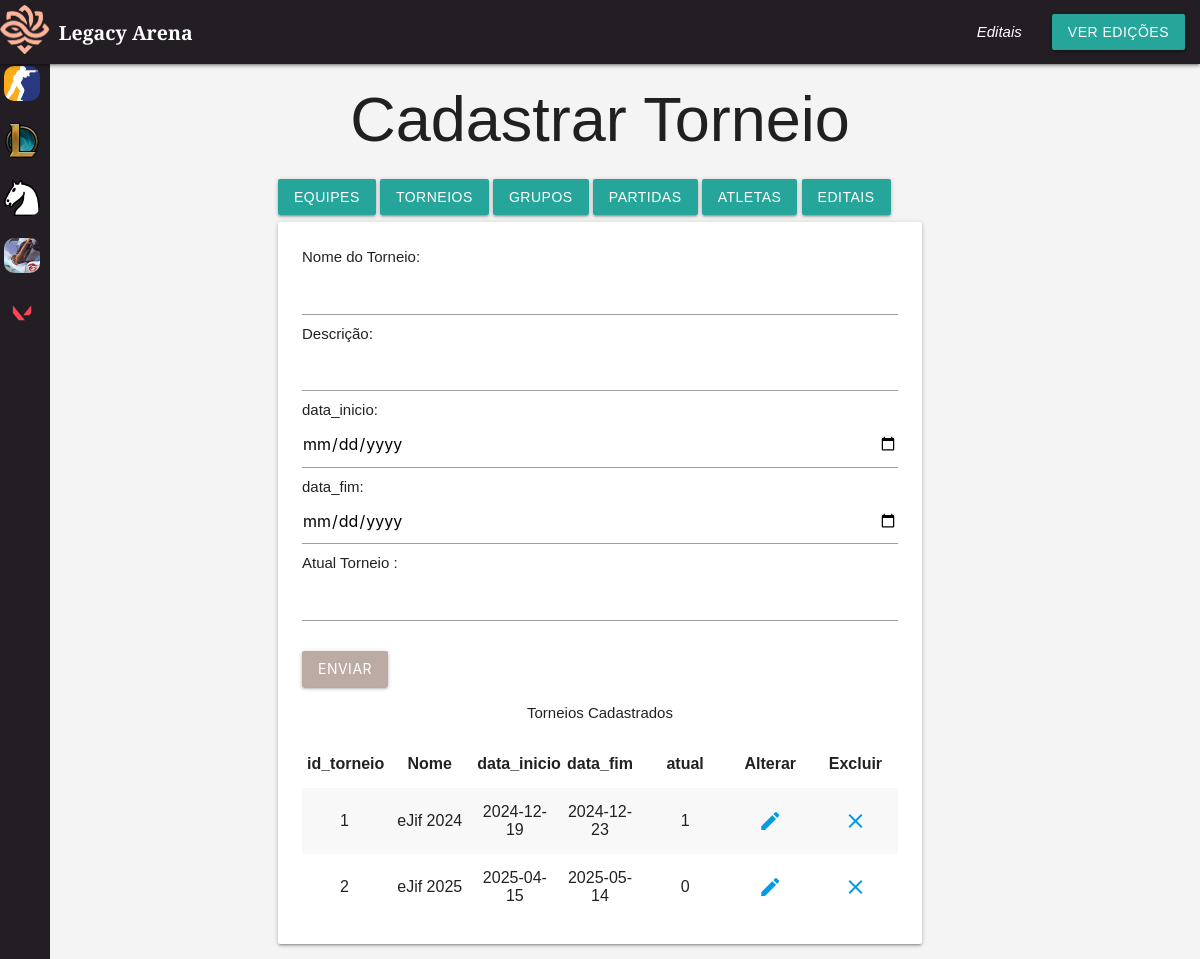
Page /crud/cadastrar-torneios.php (signed in) on the committed database.
### tables this page shows
CREATE TABLE IF NOT EXISTS `torneios` (
  `id` int NOT NULL AUTO_INCREMENT,
  `nome` varchar(255) NOT NULL,
  `descricao` varchar(255) NOT NULL,
  `data_inicio` date DEFAULT NULL,
  `data_fim` date DEFAULT NULL,
  `atual` tinyint(1) NOT NULL,
  `id_edital` int DEFAULT NULL,
  PRIMARY KEY (`id`),
  KEY `fk_id_edital` (`id_edital`)
);

### conexao.php (called while the page is built, shortened)
<?php
function executarSQL($conexao, $sql)
{
    $resultado = mysqli_query($conexao, $sql);
    return $resultado;
}

### crud/cadastrar-torneios.php (the view, shortened to what this page needs)
<?php
require_once "../conexao.php";
$conexao = conectar();
require_once "header.php";
$sql = "SELECT * FROM torneios";
$resultado_torneios = executarSQL($conexao, $sql);
?>
<!DOCTYPE html>
<html lang="pt-br">
<head>
    <link type="text/css" rel="stylesheet" href="../css/style.css" media="screen,projection" />
</head>
<body id="main-content">
    <h1 class="center-align"> Cadastrar Torneio </h1>
    <main class="container">
    <a href="../indexadm.php" class="waves-effect waves-light btn">Equipes</a>
    <a href="cadastrar-torneios.php" class="waves-effect waves-light btn">Torneios</a>
    <a href="cadastrar-grupocs.php" class="waves-effect waves-light btn">Grupos</a>
    <a href="cadastrar-partidas.php" class="waves-effect waves-light btn">Partidas</a>
    <a href="cadastrar-atletas.php" class="waves-effect waves-light btn">Atletas</a>
        <a href="cadastrar-edital.php" class="waves-effect waves-light btn">Editais</a>
        <div class="card-panel" style="width:100%;">
            <form action="torneios.php" method="post" enctype="multipart/form-data">
                Nome do Torneio: <input type="text" name="nome"><br>
                Descrição: <input type="text" name="descricao"><br>
                data_inicio: <input type="date" name="dataini"><br>
                data_fim: <input type="date" name="data_fim"><br>
                Atual Torneio : <input type="number" name="atual"><br>
                <br>
                <button class="btn waves-effect waves-light brown  lighten-3 " type="submit" name="action">Enviar </button>
            </form>
            <p class="center-align">Torneios Cadastrados</p>
            <table class="striped centered responsive-table" style="width: 100%; table-layout: fixed; max-width: 150%;">
        <thead>
            <tr>
                <th>id_torneio</th>
                <th>Nome</th>
                <th>data_inicio</th>
                <th>data_fim</th>
                <th>atual</th>
                <th>Alterar</th>
                <th>Excluir</th>
            </tr>
        </thead>
        <tbody>
          <?php
        while ($torneios = mysqli_fetch_assoc($resultado_torneios)) {
    echo '<tr>';
    echo '<td>' . $torneios['id'] . '</td>';
    echo '<td>' . $torneios['nome'] . '</td>';
      echo '<td>' . $torneios['data_inicio'] . '</td>';
        echo '<td>' . $torneios['data_fim'] . '</td>';
          echo '<td>' . $torneios['atual'] . '</td>';
    echo '<td> <a href="form-alterartorneios.php?id=' . $torneios['id'] . '"> <i class="material-icons">edit</i> </a> </td>';
    echo '<td> <a href="excluirtorneios.php?id=' . $torneios['id'] . '"> <i class="material-icons">clear</i> </a> </td>';
    echo '</tr>';
}
?>
        </tbody>
    </table>
        </div>
    </main>
</body>
</html>

### rows in the picture
torneios: id "1", nome "eJif 2024", data_inicio "2024-12-19", data_fim "2024-12-23", atual "1"
torneios: id "2", nome "eJif 2025", data_inicio "2025-04-15", data_fim "2025-05-14", atual "0"
